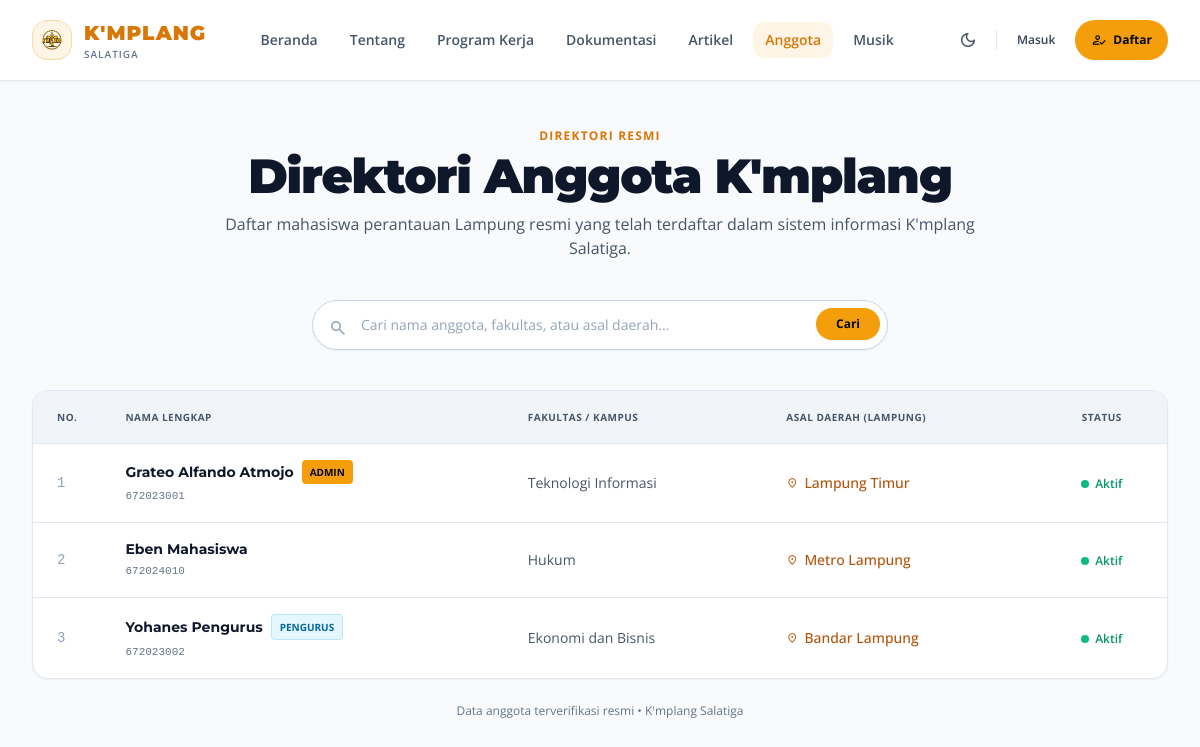
The page /anggota on the database its author committed.
### tables this page shows
CREATE TABLE IF NOT EXISTS `users` (
    `id` INT AUTO_INCREMENT PRIMARY KEY,
    `nama_lengkap` VARCHAR(150) NOT NULL,
    `nim` VARCHAR(30) NULL,
    `email` VARCHAR(150) NOT NULL UNIQUE,
    `password_hash` VARCHAR(255) NOT NULL,
    `role` ENUM('admin', 'pengurus', 'anggota') NOT NULL DEFAULT 'anggota',
    `asal_daerah` VARCHAR(150) NOT NULL,
    `fakultas` VARCHAR(150) NULL,
    `no_whatsapp_encrypted` TEXT NULL,
    `tanggal_lahir` DATE NULL,
    `motivasi` TEXT NULL,
    `avatar` VARCHAR(255) NULL,
    `status` ENUM('pending', 'active', 'rejected') NOT NULL DEFAULT 'pending',
    `created_at` TIMESTAMP DEFAULT CURRENT_TIMESTAMP,
    `updated_at` TIMESTAMP DEFAULT CURRENT_TIMESTAMP ON UPDATE CURRENT_TIMESTAMP,
    INDEX `idx_role` (`role`),
    INDEX `idx_status` (`status`),
    INDEX `idx_nim` (`nim`)
);

### app/Views/members/index.php (the view, shortened to what the rows shown need)
<?php
$members = $members ?? [];
$search = $search ?? '';
?>
<div class="py-12 bg-slate-50 dark:bg-slate-950 transition-colors duration-200 min-h-screen">
    <div class="max-w-7xl mx-auto px-4 sm:px-6 lg:px-8">
        <div class="text-center max-w-3xl mx-auto mb-10">
            <div class="text-xs font-bold uppercase tracking-widest text-amber-600 dark:text-amber-400 mb-2">
                Direktori Resmi
            </div>
            <h1 class="text-3xl sm:text-5xl font-black text-slate-900 dark:text-white font-montserrat tracking-tight">
                Direktori Anggota K'mplang
            </h1>
            <p class="text-sm sm:text-base text-slate-600 dark:text-slate-400 mt-3">
                Daftar mahasiswa perantauan Lampung resmi yang telah terdaftar dalam sistem informasi K'mplang Salatiga.
            </p>
        </div>
        <div class="max-w-xl mx-auto mb-10">
            <form action="<?= App::baseUrl('/anggota') ?>" method="GET" class="relative">
                <input type="text" name="q" value="<?= e($search) ?>" placeholder="Cari nama anggota, fakultas, atau asal daerah..." class="w-full bg-white dark:bg-slate-900 border border-slate-300 dark:border-slate-800 rounded-full py-3.5 pl-12 pr-28 text-xs sm:text-sm text-slate-800 dark:text-slate-200 placeholder-slate-400 dark:placeholder-slate-500 focus:outline-none focus:border-amber-500 shadow-sm transition-all">
                <span class="material-symbols-outlined absolute left-4 top-3.5 text-slate-400 dark:text-slate-500 text-xl">search</span>
                <button type="submit" class="absolute right-2 top-2 px-5 py-2 rounded-full bg-amber-500 hover:bg-amber-400 text-slate-950 font-bold text-xs shadow-sm transition-all">
                    Cari
                </button>
            </form>
        </div>
        <div class="bg-white dark:bg-slate-900 border border-slate-200 dark:border-slate-800 rounded-2xl overflow-hidden shadow-sm">
            <div class="overflow-x-auto">
                <table class="w-full text-left text-xs sm:text-sm text-slate-700 dark:text-slate-300">
                    <thead class="bg-slate-100 dark:bg-slate-950 text-slate-600 dark:text-slate-400 uppercase text-[10px] tracking-wider border-b border-slate-200 dark:border-slate-800">
                        <tr>
                            <th class="py-4 px-6 w-16">No.</th>
                            <th class="py-4 px-6">Nama Lengkap</th>
                            <th class="py-4 px-6">Fakultas / Kampus</th>
                            <th class="py-4 px-6">Asal Daerah (Lampung)</th>
                            <th class="py-4 px-6 text-center">Status</th>
                        </tr>
                    </thead>
                    <tbody class="divide-y divide-slate-200 dark:divide-slate-800">
                        <?php if (empty($members)): ?>
                            <tr>
                                <td colspan="5" class="py-12 text-center text-slate-500 italic">
                                    Tidak ada data anggota yang cocok dengan pencarian Anda.
                                </td>
                            </tr>
                        <?php else: ?>
                            <?php $no = 1; foreach ($members as $m): ?>
                                <tr class="hover:bg-slate-50 dark:hover:bg-slate-800/40 transition-colors">
                                    <td class="py-4 px-6 font-mono text-slate-400"><?= $no++ ?></td>
                                    <td class="py-4 px-6">
                                        <div class="flex items-center gap-2">
                                            <span class="font-bold text-slate-900 dark:text-slate-100 font-montserrat"><?= e($m['nama_lengkap']) ?></span>
                                            <?php if ($m['role'] === 'admin'): ?>
                                                <span class="px-2 py-0.5 rounded text-[10px] font-bold uppercase bg-amber-500 text-slate-950">
                                                    Admin
                                                </span>
                                            <?php elseif ($m['role'] === 'pengurus'): ?>
                                                <span class="px-2 py-0.5 rounded text-[10px] font-bold uppercase bg-sky-500/10 text-sky-700 dark:text-sky-400 border border-sky-500/20">
                                                    Pengurus
                                                </span>
                                            <?php endif; ?>
                                        </div>
                                        <?php if (!empty($m['nim'])): ?>
                                            <span class="text-[11px] text-slate-500 font-mono"><?= e($m['nim']) ?></span>
                                        <?php endif; ?>
                                    </td>
                                    <td class="py-4 px-6 text-slate-600 dark:text-slate-300"><?= e($m['fakultas'] ?: '-') ?></td>
                                    <td class="py-4 px-6">
                                        <div class="flex items-center gap-1.5 text-amber-700 dark:text-amber-400 font-medium">
                                            <span class="material-symbols-outlined text-xs">location_on</span>
                                            <?= e($m['asal_daerah']) ?>
                                        </div>
                                    </td>
                                    <td class="py-4 px-6 text-center">
                                        <span class="inline-flex items-center gap-1.5 text-xs font-semibold text-emerald-600 dark:text-emerald-400">
                                            <span class="w-2 h-2 rounded-full bg-emerald-500"></span>
                                            Aktif
                                        </span>
                                    </td>
                                </tr>
                            <?php endforeach; ?>
                        <?php endif; ?>
                    </tbody>
                </table>
            </div>
        </div>
        <div class="text-center mt-6">
            <p class="text-xs text-slate-500">Data anggota terverifikasi resmi &bull; K'mplang Salatiga</p>
        </div>
    </div>
</div>

### app/Core/Router.php (shortened to what the rows shown need)
<?php
class Router
{
    private array $routes = [];
    private function addRoute(string $method, string $path, array|callable $handler, array $middlewares): void
    {
        $pattern = preg_replace('/\{([a-zA-Z0-9_]+)\}/', '(?P<$1>[^/]+)', trim($path, '/'));
        $regex = '#^' . ($pattern === '' ? '' : $pattern) . '$#';
        $this->routes[] = [
            'method'      => $method,
            'path'        => trim($path, '/'),
            'regex'       => $regex,
            'handler'     => $handler,
            'middlewares' => $middlewares
        ];
    }
    public function dispatch(): void
    {
        $rawUri = parse_url($_SERVER['REQUEST_URI'] ?? '/', PHP_URL_PATH);
        $uri = trim(rawurldecode($rawUri), '/');
        foreach ($this->routes as $route) {
            if (preg_match($route['regex'], $uri, $matches)) {
                $params = [];
                $handler = $route['handler'];
                if (is_array($handler)) {
                    [$controllerClass, $method] = $handler;
                    $controller = new $controllerClass();
                    call_user_func_array([$controller, $method], array_values($params));
                    return;
                }
            }
        }
    }
}

### rows shown on the page
users: nama_lengkap "Grateo Alfando Atmojo", role "ADMIN", nim "672023001", fakultas "Teknologi Informasi", asal_daerah "Lampung Timur"
users: nama_lengkap "Eben Mahasiswa", nim "672024010", fakultas "Hukum", asal_daerah "Metro Lampung"
users: nama_lengkap "Yohanes Pengurus", role "PENGURUS", nim "672023002", fakultas "Ekonomi dan Bisnis", asal_daerah "Bandar Lampung"
